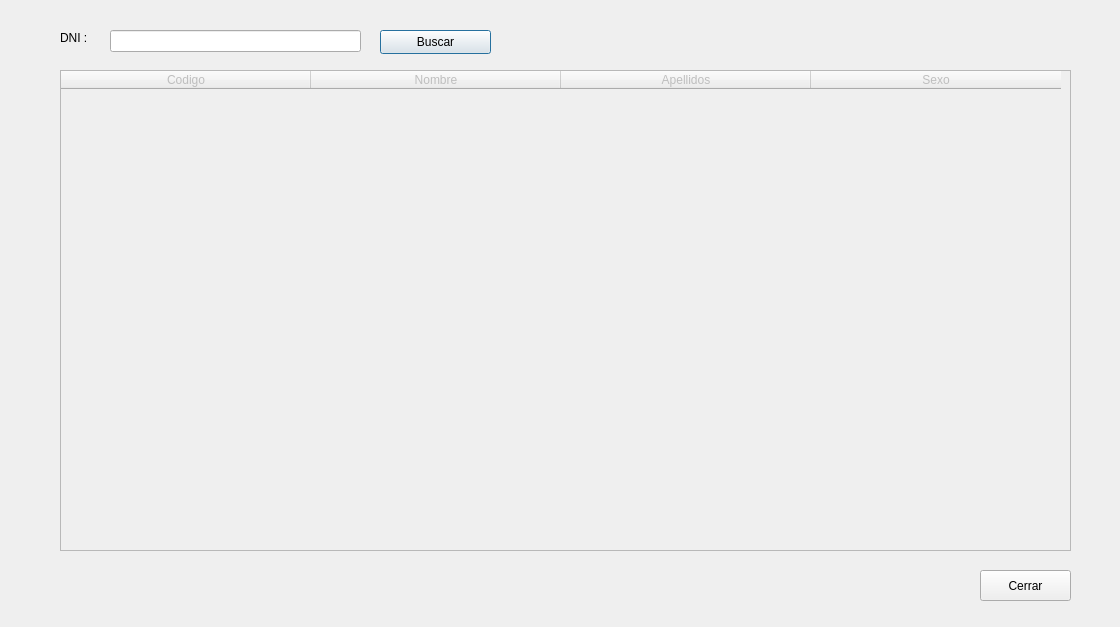
<?xml version="1.0" encoding="UTF-8"?>
<ui version="4.0">
 <class>formListaClientes</class>
 <widget class="QDialog" name="formListaClientes">
  <property name="geometry">
   <rect>
    <x>0</x>
    <y>0</y>
    <width>1120</width>
    <height>627</height>
   </rect>
  </property>
  <property name="windowTitle">
   <string>Dialog</string>
  </property>
  <widget class="QPushButton" name="buscar">
   <property name="geometry">
    <rect>
     <x>380</x>
     <y>30</y>
     <width>111</width>
     <height>24</height>
    </rect>
   </property>
   <property name="text">
    <string>Buscar</string>
   </property>
  </widget>
  <widget class="QLineEdit" name="getDniBuscado">
   <property name="geometry">
    <rect>
     <x>110</x>
     <y>30</y>
     <width>251</width>
     <height>22</height>
    </rect>
   </property>
  </widget>
  <widget class="QTableWidget" name="tablaClientes">
   <property name="enabled">
    <bool>false</bool>
   </property>
   <property name="geometry">
    <rect>
     <x>60</x>
     <y>70</y>
     <width>1011</width>
     <height>481</height>
    </rect>
   </property>
   <property name="sizePolicy">
    <sizepolicy hsizetype="Expanding" vsizetype="Expanding">
     <horstretch>0</horstretch>
     <verstretch>0</verstretch>
    </sizepolicy>
   </property>
   <property name="columnCount">
    <number>4</number>
   </property>
   <attribute name="horizontalHeaderDefaultSectionSize">
    <number>250</number>
   </attribute>
   <column>
    <property name="text">
     <string>Codigo</string>
    </property>
   </column>
   <column>
    <property name="text">
     <string>Nombre</string>
    </property>
   </column>
   <column>
    <property name="text">
     <string>Apellidos</string>
    </property>
   </column>
   <column>
    <property name="text">
     <string>Sexo</string>
    </property>
   </column>
  </widget>
  <widget class="QPushButton" name="pbCerrar">
   <property name="geometry">
    <rect>
     <x>980</x>
     <y>570</y>
     <width>91</width>
     <height>31</height>
    </rect>
   </property>
   <property name="text">
    <string>Cerrar</string>
   </property>
  </widget>
  <widget class="QLabel" name="label">
   <property name="geometry">
    <rect>
     <x>60</x>
     <y>30</y>
     <width>49</width>
     <height>16</height>
    </rect>
   </property>
   <property name="text">
    <string>DNI :</string>
   </property>
  </widget>
 </widget>
 <resources/>
 <connections/>
</ui>
